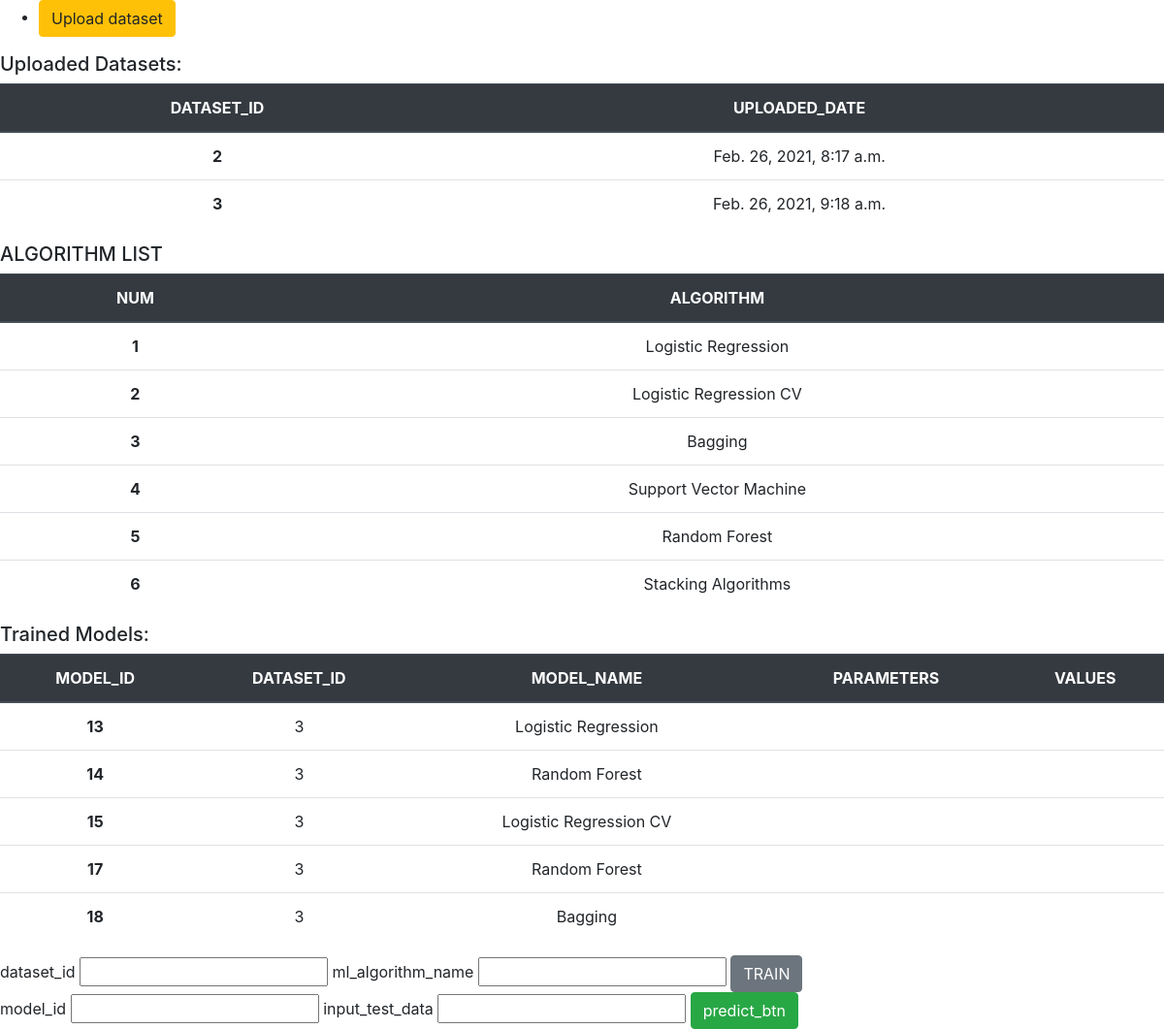
The app's page / (signed in), older data.
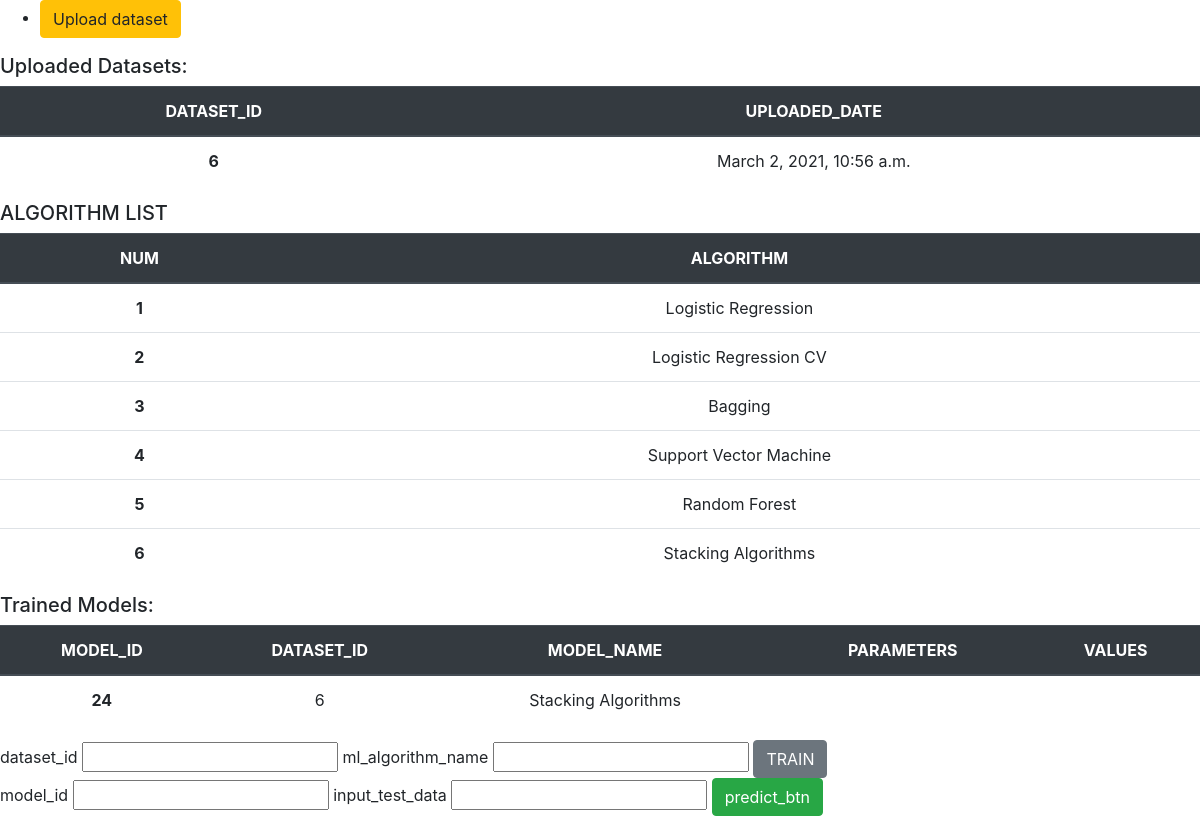
The same page, newer data.
### trainuserdata/models.py (models this page shows)
class DataSet(models.Model):
    dataset = models.FileField(upload_to='datasets/')
    description = models.CharField(max_length=255, blank=True)
    uploaded_at = models.DateTimeField(auto_now_add=True)

class MLModel(models.Model):
    user = models.ForeignKey(
        User, on_delete=models.PROTECT, null=False, blank=False)
    model_dataset = models.ForeignKey(
        DataSet, on_delete=models.PROTECT, null=False, blank=False)
    model_name = models.CharField(max_length=100, blank=False)
    model_async_id = models.CharField(max_length=255, blank=False)
    model_parameters = models.CharField(max_length=255, blank=True)
    model_param_values = models.CharField(max_length=255, blank=True)

### trainuserdata/views.py (the view)
# urls.py: path('', views.home, name='home'),
def home(request):
    contex = {}
    datasets = DataSet.objects.all()
    models = MLModel.objects.filter(user__exact = request.user).select_related('user')
    contex['datasets'] = datasets
    contex['models'] = models
    return render(request, 'home.html', contex)

### templates/home.html (shortened to what this page needs)
{% extends 'base.html' %}
{% block content %}
    <div>
        <ul>
            <li>
            <a class="btn btn-warning" href="{% url 'model_form_upload' %}">Upload dataset</a>
            </li>
        </ul>
    </div>
    <div>
        <h5>Uploaded Datasets:</h5>
        <table class="table text-center">
            <thead class="thead-dark">
                <tr>
                    <th scope="col">DATASET_ID</th>
                    <th scope="col">UPLOADED_DATE</th>
                </tr>
            </thead>
            <tbody>
                {% for obj in datasets %}
                <tr onclick="select_dataset_id({{obj.id}})">
                    <th scope="row" >{{obj.id}}</th>
                    <td>{{ obj.uploaded_at }}</td>
                </tr>
                {% endfor %}
            </tbody>
        </table>
    </div>
    <div>
        <h5>ALGORITHM LIST</h5>
        <table class="table text-center">
            <thead class="thead-dark">
                <tr>
                    <th scope="col">NUM</th>
                    <th scope="col">ALGORITHM</th>
                </tr>
            </thead>
            <tbody>
                <tr onclick="select_algorithm_name('Logistic Regression')">
                    <th scope="row" >1</th>
                    <td>Logistic Regression</td>
                </tr>
                <tr onclick="select_algorithm_name('Logistic Regression CV')">
                    <th scope="row" >2</th>
                    <td>Logistic Regression CV</td>
                </tr>
                <tr onclick="select_algorithm_name('Bagging')">
                    <th scope="row" >3</th>
                    <td>Bagging</td>
                </tr>
                <tr onclick="select_algorithm_name('Support Vector Machine')">
                    <th scope="row" >4</th>
                    <td>Support Vector Machine</td>
                </tr>
                <tr onclick="select_algorithm_name('Random Forest')">
                    <th scope="row" >5</th>
                    <td>Random Forest</td>
                </tr>
                <tr onclick="select_algorithm_name('Stacking Algorithms')">
                    <th scope="row" >6</th>
                    <td>Stacking Algorithms</td>
                </tr>
            </tbody>
        </table>
    </div>
    <div>
        <h5>Trained Models:</h5>
        <table class="table text-center">
            <thead class="thead-dark">
                <tr>
                    <th scope="col">MODEL_ID</th>
                    <th scope="col">DATASET_ID</th>
                    <th scope="col">MODEL_NAME</th>
                    <th scope="col">PARAMETERS</th>
                    <th scope="col">VALUES</th>
                </tr>
            </thead>
            <tbody id="trained_model_tbl">
                {% for obj in models %}
                <tr onclick="select_model_id({{obj.id}})">
                    <th scope="row" >{{ obj.id }}</th>
                    <td>{{obj.model_dataset.id}}</td>
                    <td>{{ obj.model_name }}</td>
                    <td>{{obj.model_parameters}}</td>
                    <td>{{obj.model_param_values}}</td>
                </tr>
                {% endfor %}
            </tbody>
        </table>
    </div>
    <div id="selected_ml">
        <label for="dataset">dataset_id</label>
        <input type="text" id="dataset_id" name="dataset">
        <label for="ml_model">ml_algorithm_name</label>
        <input type="text" id="ml_model_name" name="ml_model">
        <button id="train_btn" class="btn btn-secondary">
            TRAIN
        </button>
    </div>
    <div id="predict_data">
        <label for="model_id">model_id</label>
        <input type="text" id="model_id" name="model_id">
        <label for="test_data">input_test_data</label>
        <input type="text" id="input_test_data" name="test_data">
        <button id="predict_btn" class="btn btn-success">
            predict_btn
        </button>
    </div>
  {% endblock %}

### templates/base.html (shortened to what this page needs)
{% load static %}
<!DOCTYPE html PUBLIC "-//W3C//DTD XHTML 1.1//EN" "http://www.w3.org/TR/xhtml11/DTD/xhtml11.dtd">
<html xmlns="http://www.w3.org/1999/xhtml">
<head>
    <link type="text/css" href="{% static 'css/bootstrap.min.css' %}" rel="stylesheet">
    <link type="text/css" href="{% static 'css/toastr.css' %}" rel="stylesheet" type="text/css">
    <link type="text/css" href="{% static 'css/stylecss' %}" rel="stylesheet">
</head>
<body>
    {% block content %}
    {% endblock %}
</body>
</html>

Row changes from the older to the newer data that the page shows:
removed DataSet: id "2", uploaded_at "Feb. 26, 2021, 8:17 a.m."
removed DataSet: id "3", uploaded_at "Feb. 26, 2021, 9:18 a.m."
removed MLModel: id "13", model_dataset.id "3", model_name "Logistic Regression"
removed MLModel: id "14", model_dataset.id "3", model_name "Random Forest"
removed MLModel: id "15", model_dataset.id "3", model_name "Logistic Regression CV"
removed MLModel: id "17", model_dataset.id "3", model_name "Random Forest"
removed MLModel: id "18", model_dataset.id "3", model_name "Bagging"
added DataSet: id "6", uploaded_at "March 2, 2021, 10:56 a.m."
added MLModel: id "24", model_dataset.id "6", model_name "Stacking Algorithms"
